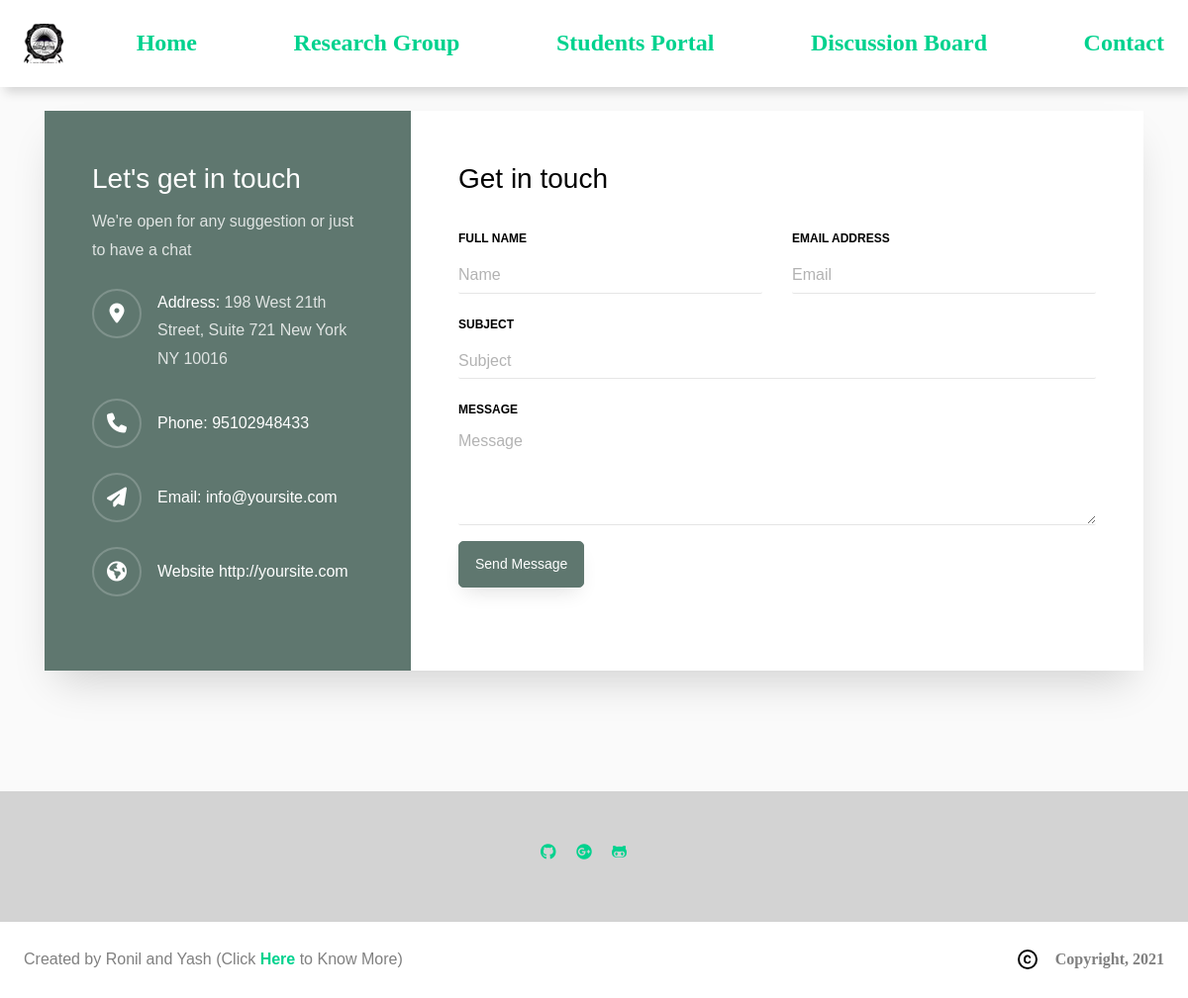
Page /contact/ on the committed database.
### fac/models.py (models this page shows, shortened)
class Navbar_icon(models.Model):
    ICON = models.ImageField(upload_to='images/navbar',blank=True)
    ICON_LINK = models.CharField(max_length=200,blank=True,choices=[("index","Home Page"),("mywork","My Work Section"),("aboutme","About Me Section"),("contact","Contact Me Section"),("research","Research Group Section"),("students","Students Portal Section"),("discussion","Discussion Section"),("creators","Creators Section")])

class Navbar(models.Model):
    SECTION_NAME = models.CharField(max_length=2000,blank=True)
    SECTION_LINK = models.CharField(max_length=200,blank=True,choices=[("index","Home Page"),("mywork","My Work Section"),("aboutme","About Me Section"),("contact","Contact Me Section"),("research","Research Group Section"),("students","Students Portal Section"),("discussion","Discussion Section"),("creators","Creators Section")])

class socialmediabar(models.Model):
    name = models.CharField(max_length=2000)
    icon = models.CharField(max_length=2000,blank=True)
    image = models.ImageField(upload_to='images/socialmedia',blank=True)
    icon_link = models.URLField()

### contact/models.py (models this page shows)
class contacts(models.Model):
    BIG_TEXT_LEFT = models.CharField(max_length=2000,blank=True)
    SMALL_TEXT = models.CharField(max_length=2000,blank=True)
    ADDRESS = models.CharField(max_length=2000,blank=True)
    PHONE = models.CharField(max_length=2000,blank=True)
    EMAIL = models.EmailField(blank=True)
    WEBSITE = models.URLField(blank=True)
    FORM_BIG_TEXT = models.CharField(max_length=2000,blank=True)
    FORM_SUBMIT_MESSAGE_TEXT = models.CharField(max_length=2000,blank=True)

### contact/views.py (the view)
# urls.py: path('contact/',views.contact , name='contact'),
def contact(request):
    contact_list = contacts.objects.all()
    socialmedia_list = socialmediabar.objects.all()
    Navbar_list = Navbar.objects.all()
    Navbar_icon_list = Navbar_icon.objects.all()
    return render(request, "contact.html",{'socialmedia':socialmedia_list,'contact':contact_list,'navbar':Navbar_list,'Navbar_icon':Navbar_icon_list})

### contact/templates/contact.html (shortened to what this page needs)
<!DOCTYPE html>
{% extends 'base.html' %}
{% load static %}
{% block content %}
	<link rel="stylesheet" href="{% static 'css/contact.css' %}">
			<div class="home-container">
			<section class="ftco-section">
			<div class="container">
			<div class="row justify-content-center">
				<div class="col-md-12">
					<div class="wrapper">
						<div class="row no-gutters">
							<div class="col-lg-8 col-md-7 order-md-last d-flex align-items-stretch">
								<div class="contact-wrap w-100 p-md-5 p-4">
									{% for contacts in contact %}
									<h3 class="mb-4">{{contacts.FORM_BIG_TEXT}}</h3>
									<form method="POST" id="contactForm" name="contactForm" class="contactForm">
										<div class="row">
											<div class="col-md-6">
												<div class="form-group">
													<label class="label" for="name">Full Name</label>
													<input type="text" class="form-control" name="name" id="name" placeholder="Name">
												</div>
											</div>
											<div class="col-md-6">
												<div class="form-group">
													<label class="label" for="email">Email Address</label>
													<input type="email" class="form-control" name="email" id="email" placeholder="Email">
												</div>
											</div>
											<div class="col-md-12">
												<div class="form-group">
													<label class="label" for="subject">Subject</label>
													<input type="text" class="form-control" name="subject" id="subject" placeholder="Subject">
												</div>
											</div>
											<div class="col-md-12">
												<div class="form-group">
													<label class="label" for="#">Message</label>
													<textarea name="message" class="form-control" id="message" cols="30" rows="4" placeholder="Message"></textarea>
												</div>
											</div>
											<div class="col-md-12">
												<div class="form-group">
													<input type="submit" value="Send Message" class="btn btn-primary">
												</div>
											</div>
										</div>
									</form>
								</div>
							</div>
							<div class="col-lg-4 col-md-5 d-flex align-items-stretch">
								<div class="info-wrap bg-primary w-100 p-md-5 p-4">
									<h3>{{contacts.BIG_TEXT_LEFT}}</h3>
									<p class="mb-4">{{contacts.SMALL_TEXT}}</p>
				        	<div class="dbox w-100 d-flex align-items-start">
				        		<div class="icon d-flex align-items-center justify-content-center">
				        			<span class="fa fa-map-marker"></span>
				        		</div>
				        		<div class="text pl-3">
					            <p><span>Address:</span> {{contacts.ADDRESS}}</p>
					          </div>
				          </div>
				        	<div class="dbox w-100 d-flex align-items-center">
				        		<div class="icon d-flex align-items-center justify-content-center">
				        			<span class="fa fa-phone"></span>
				        		</div>
				        		<div class="text pl-3">
					            <p><span>Phone:</span> <a href="tel://1234567920">{{contacts.PHONE}}</a></p>
					          </div>
				          </div>
				        	<div class="dbox w-100 d-flex align-items-center">
				        		<div class="icon d-flex align-items-center justify-content-center">
				        			<span class="fa fa-paper-plane"></span>
				        		</div>
				        		<div class="text pl-3">
					            <p><span>Email:</span> <a href="{%static 'mailto:info@yoursite.com'%}">{{contacts.EMAIL}}</a></p>
					          </div>
				          </div>
				        	<div class="dbox w-100 d-flex align-items-center">
				        		<div class="icon d-flex align-items-center justify-content-center">
				        			<span class="fa fa-globe"></span>
				        		</div>
				        		<div class="text pl-3">
					            <p><span>Website</span> <a href="#">{{contacts.WEBSITE}}</a></p>
					          </div>
				          </div>
			          </div>
					{% endfor %}
							</div>
						</div>
					</div>
				</div>
			</div>
		</div>
	</section>
	</div>
	{% endblock content %}

### templates/base.html (shortened to what this page needs)
<!DOCTYPE html>
<html lang="en">
  <head>
    {% load bootstrap5%}
    {% bootstrap_css %}
    {% load static %}
    {% load bootstrap_icons %}
    <link rel="stylesheet" href="{% static 'https://stackpath.bootstrapcdn.com/font-awesome/4.7.0/css/font-awesome.min.css' %}">
    <link rel="stylesheet" href="{% static 'css/style.css' %}">
    <link href="{% static 'css/home.css' %}" rel="stylesheet" />
  </head>
  <body>
    <div data-role="Header" class="home-navbar-container">
        <div class="home-navbar">
          {%for Navbar_icon in Navbar_icon %}
          <a href="/{{Navbar_icon.ICON_LINK}}/" class="home-navlink">
            <img
              alt="image"
              src="{{Navbar_icon.ICON.url}}"
              class="home-image"
            />
          </a>
{% endfor %}
{%for Navbar in navbar %}
          <div class="home-links-container">
            <a href="/{{Navbar.SECTION_LINK}}/" class="home-link0{{Navbar.id}} Navbar-Link">
              {{Navbar.SECTION_NAME}}
            </a>
          </div>
          {%endfor%}
        </div>
      </div>
      {% block content %}{% endblock content %}
      <div class="home-footer-container">
        <div class="home-social-bar">
          {%for socialmediabar in socialmedia%}
          <a href="{{socialmediabar.icon_link}}" class="home-icon" style="size:3em"><i class="{{socialmediabar.icon}}"></i></a>
          {% endfor %}
        </div>
        <div class="home-footer">
          <div class="home-container6">
            <span>Created by Ronil and Yash (Click <a href="/creators/">
              <b>Here</b>
            </a> to Know More)</span>
          </div>
          <div class="home-copyright-container">
            <span class="Anchor">Copyright, 2021</span>
          </div>
        </div>
      </div>
  </body>
  </html>

### static/css/style.css (style rules this page uses)
:root { --dl-color-gray-500: #595959; --dl-color-gray-700: #999999; --dl-color-gray-800: #cbcbcbff; --dl-color-gray-900: #D9D9D9; --dl-color-danger-300: #A22020; --dl-color-danger-500: #BF2626; --dl-color-danger-700: #E14747; --dl-color-gray-black: #000000; --dl-color-gray-white: #FFFFFF; --dl-space-space-unit: 8px; --dl-color-primary-100: #003EB3; --dl-color-primary-300: #0074F0; --dl-color-primary-500: #14A9FF; --dl-color-primary-700: #85DCFF; --dl-color-success-300: #199033; --dl-color-success-500: #32A94C; --dl-color-success-700: #4CC366; --dl-radius-radius-round: 50%; --dl-size-size-maxcontent: 1414px; --dl-space-space-halfunit: 4px; --dl-space-space-tenunits: 80px; --dl-radius-radius-radius2: 2px; --dl-radius-radius-radius4: 4px; --dl-radius-radius-radius8: 8px; --dl-space-space-fiveunits: 40px; --dl-space-space-fourunits: 32px; --dl-space-space-doubleunit: 16px; --dl-space-space-tripleunit: 24px; }
.Anchor { font-size: 16px; font-family: Overpass; font-weight: 700; line-height: 1.55; text-transform: capitalize; text-decoration: none; }
.Navbar-Link { font-size: 24px; font-family: Overpass; font-weight: 700; line-height: 1.55; text-transform: none; text-decoration: none; }

### static/css/home.css (style rules this page uses)
.home-container { width: 100%; height: auto; display: flex; min-height: 100vh; align-items: center; flex-direction: column; }
.home-navbar-container { width: 100%; display: flex; z-index: 100; position: fixed; box-shadow: 5px 5px 10px 0px #d4d4d4; align-items: center; flex-direction: column; justify-content: center; background-color: var(--dl-color-gray-white); }
.home-navbar { width: 100%; display: flex; max-width: var(--dl-size-size-maxcontent); align-items: center; padding-top: var(--dl-space-space-tripleunit); padding-left: var(--dl-space-space-tripleunit); padding-right: var(--dl-space-space-tripleunit); flex-direction: row; padding-bottom: var(--dl-space-space-tripleunit); justify-content: space-between; }
.home-navlink { display: contents; }
.home-image { width: 40px; height: 40px; object-fit: cover; text-decoration: none; }
.home-links-container { display: flex; align-items: flex-start; flex-direction: row; }
.home-link01 { margin-right: var(--dl-space-space-tripleunit); text-decoration: none; }
.home-link02 { margin-right: var(--dl-space-space-tripleunit); text-decoration: none; }
.home-link03 { margin-right: var(--dl-space-space-tripleunit); text-decoration: none; }
.home-link04 { margin-right: var(--dl-space-space-tripleunit); text-decoration: none; }
.home-link05 { text-decoration: none; }
.home-icon { width: 36px; height: 36px; }
.home-footer-container { width: 100%; display: flex; align-items: center; flex-direction: column; justify-content: center; background-color: var(--dl-color-gray-white); }
.home-social-bar { width: 100%; display: flex; padding: 48px; justify-content: center; background-color: lightgray; }
.home-footer { width: 100%; display: flex; max-width: var(--dl-size-size-maxcontent); align-items: center; padding-top: var(--dl-space-space-tripleunit); padding-left: var(--dl-space-space-tripleunit); padding-right: var(--dl-space-space-tripleunit); flex-direction: row; padding-bottom: var(--dl-space-space-tripleunit); justify-content: space-between; }
.home-container6 { flex: 0 0 auto; width: auto; height: auto; display: flex; align-items: space-between; flex-direction: column; }
.home-copyright-container { display: flex; align-items: center; flex-direction: row; }
.home-icon16 { width: 24px; height: 24px; margin-right: var(--dl-space-space-doubleunit); }

### templates/base.html (style rules this page uses)
html { line-height: 1.15; }
body { margin: 0; }
* { box-sizing: border-box; border-width: 0; border-style: solid; }
p,li,ul,pre,div,h1,h2,h3,h4,h5,h6,figure,blockquote,figcaption { margin: 0; padding: 0; }
button,input,optgroup,select,textarea { font-family: inherit; font-size: 100%; line-height: 1.15; margin: 0; }
button,[type="button"],[type="reset"],[type="submit"] { -webkit-appearance: button; }
a { color: inherit; text-decoration: inherit; }
input { padding: 2px 4px; }
img { display: block; }
html { scroll-behavior: smooth }
html { font-family: Arial; font-size: 16px; }
body { font-weight: 400; font-style:normal; text-decoration: none; text-transform: none; letter-spacing: normal; line-height: 1.55; color: var(--dl-color-gray-black); background-color: var(--dl-color-gray-white); }

### rows in the picture
Navbar_icon: ICON (picture)
Navbar: SECTION_NAME "Home"
Navbar: SECTION_NAME "Research Group"
Navbar: SECTION_NAME "Students Portal"
Navbar: SECTION_NAME "Discussion Board"
Navbar: SECTION_NAME "Contact"
contacts: FORM_BIG_TEXT "Get in touch", BIG_TEXT_LEFT "Let's get in touch", SMALL_TEXT "We're open for any suggestion or just to have a chat", ADDRESS "198 West 21th Street, Suite 721 New York NY 10016", PHONE "95102948433", EMAIL "info@yoursite.com", WEBSITE "http://yoursite.com"
